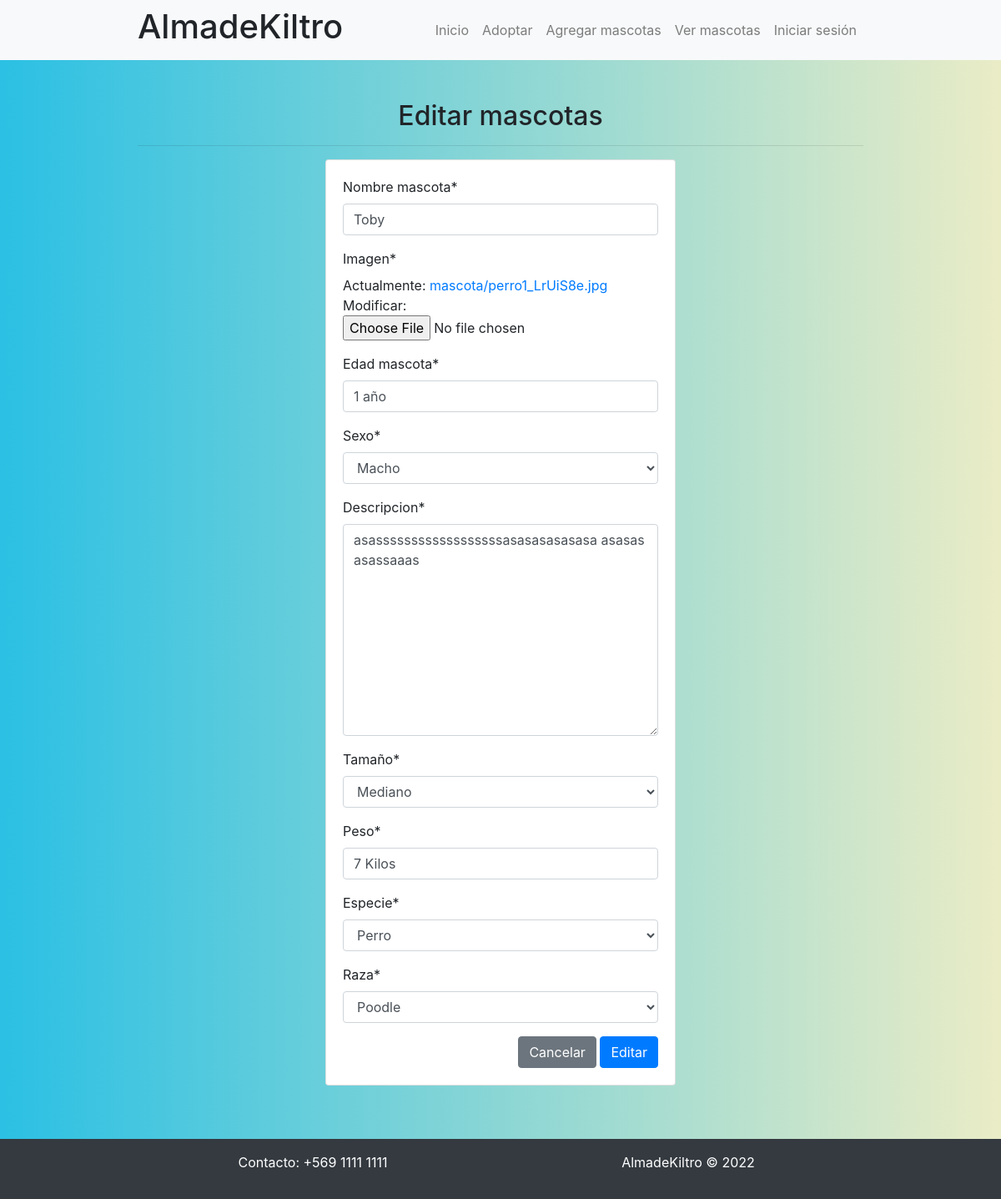
Screenshot of /modificar-mascota/5/ with the database file from the repository.
### app/models.py (models this page shows, shortened)
class Mascota(models.Model):
    nombre_mascota = models.CharField(max_length=250)
    imagen = models.ImageField(upload_to="mascota", null=True)
    edad_mascota = models.CharField(max_length=250)
    sexo = models.IntegerField(choices=opciones_sexo)
    descripcion = models.TextField()
    tamaño = models.IntegerField(choices=opciones_tamaño)
    peso = models.CharField(max_length=250)
    especie = models.ForeignKey(Especie, on_delete=models.PROTECT)
    raza = models.ForeignKey(Raza, on_delete=models.PROTECT)

### app/views.py (the view, shortened to what this page needs)
# urls.py: path('modificar-mascota/<id>/', modificar_mascota, name="modificar_mascota"),
def modificar_mascota(request, id):
    mascota = get_object_or_404(Mascota, id=id)
    data = {
        'form': MascotaForm(instance=mascota)
    }
    return render(request, 'app/mascota/modificar.html', data)

### app/forms.py
class MascotaForm(forms.ModelForm):
    class Meta:
        model = Mascota
        fields = '__all__'

### app/models.py (called while the page is built)
    def __str__(self):
        return self.nombre_raza

    def __str__(self):
        return self.nombre_especie

### app/templates/app/mascota/modificar.html (shortened to what this page needs)
{% extends 'app/base.html' %}
{% load static %}
{% block css %}
<link rel="stylesheet" href="https://cdn.jsdelivr.net/npm/bootstrap@4.6.1/dist/css/bootstrap.min.css">
<link rel="stylesheet" href="{% static 'app/css/mascotas.css' %}"> {% endblock %}
{% block contenido %} {% load crispy_forms_tags %}
<h2 class="fw-bold text-center">Editar mascotas</h2>
<hr>
<div class="row">
    <div class="col-12 col-md-6 offset-md-3">
        <div class="card">
            <div class="card-body">
                <form action="" method="POST" enctype="multipart/form-data">
                    {% csrf_token %} {{form | crispy }}
                    <div class="d-flex justify-content-end">
                        <input type="reset" value="Cancelar" class="btn btn-secondary"> &nbsp;
                        <input type="submit" value="Editar" class="btn btn-primary">
                    </div>
                </form>
            </div>
        </div>
    </div>
</div>
<br><br> {% endblock %}

### app/static/app/css/mascotas.css (style rules this page uses)
html { min-height: 100%; position: relative; }
body { background: #2BC0E4; background: -webkit-linear-gradient(to right, #EAECC6, #2BC0E4); background: linear-gradient(to left, #EAECC6, #2BC0E4); margin: 0; margin-bottom: 40px; }

### rows the page displays
Mascota: nombre_mascota "Toby", edad_mascota "1 año", sexo "Macho", descripcion "asassssssssssssssssssasasasasasasa asasas asassaaas", tamaño "Mediano", peso "7 Kilos", especie "Perro", raza "Poodle"
